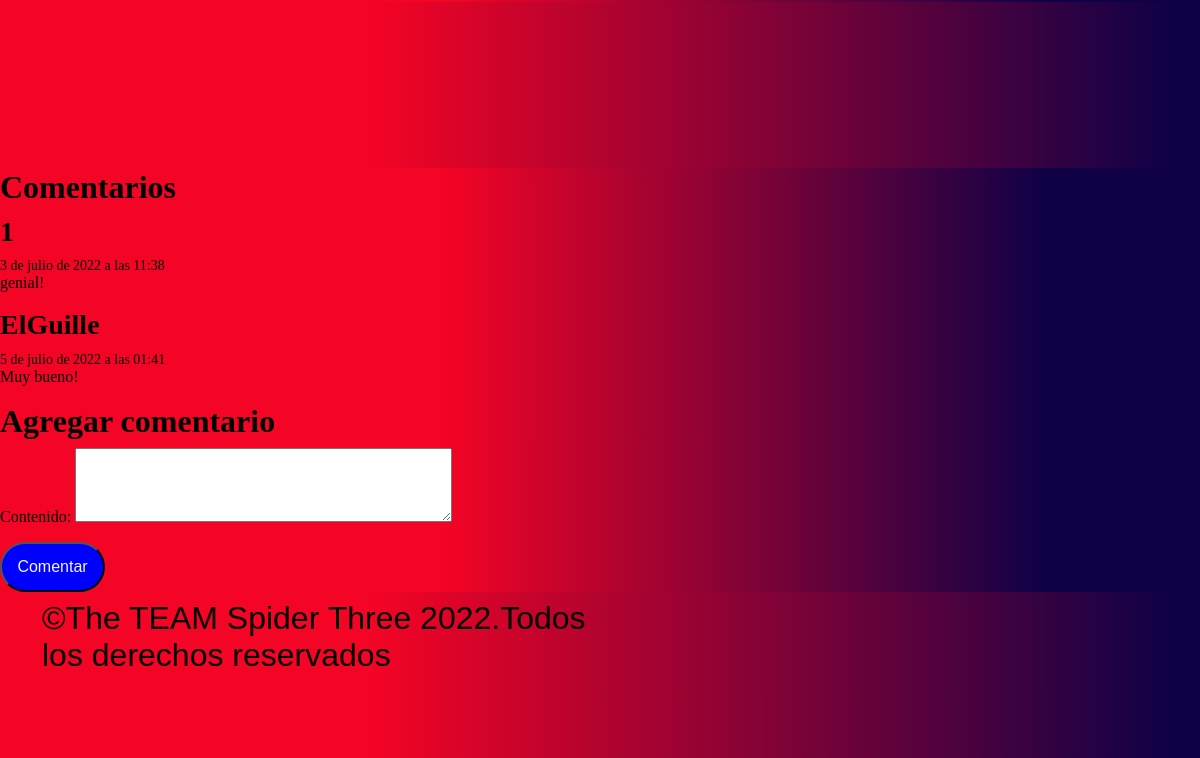
Before: /entrega_app/post_detail/1 (lower part) with the older database file.
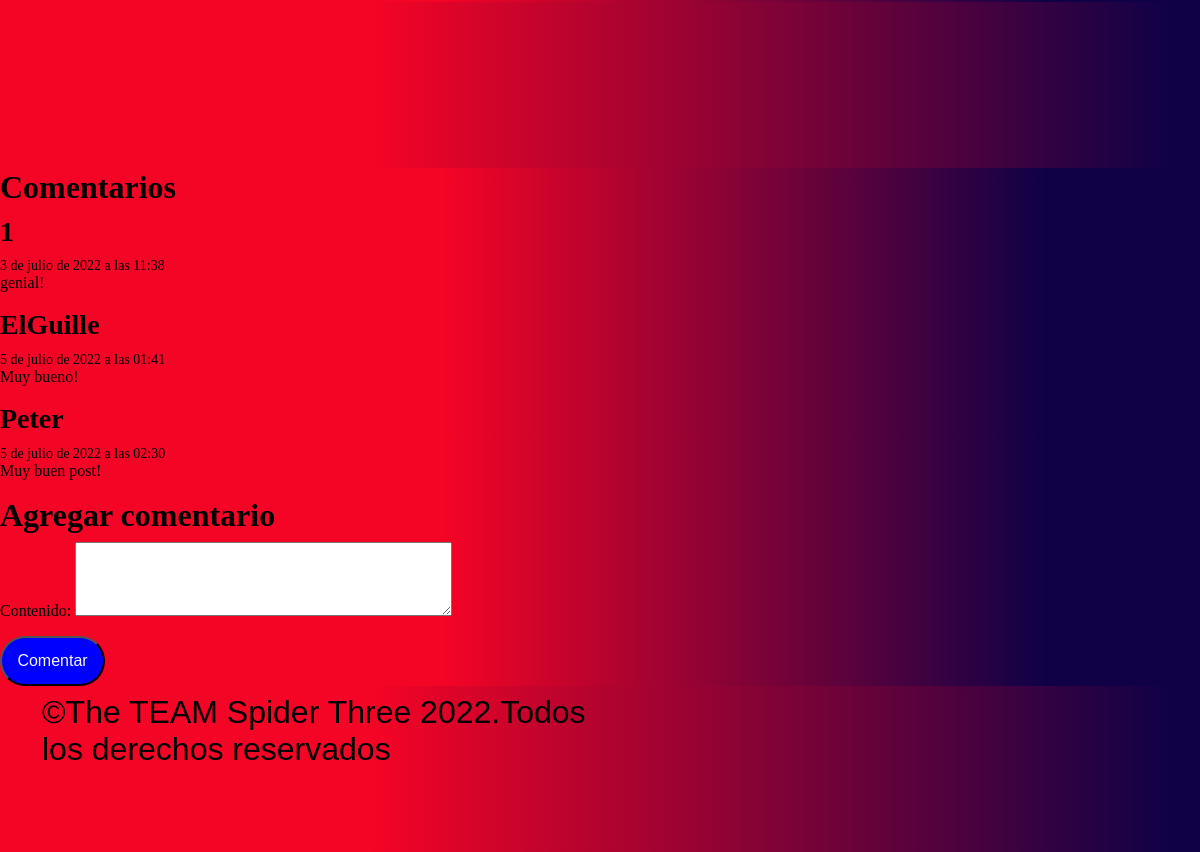
After: the same page with the newer database file.
### entrega_app/models.py (models this page shows, shortened)
class Comentario(models.Model):
    id_post = models.IntegerField(null=False)
    autor = models.CharField(max_length=60)
    email = models.EmailField()
    contenido = models.TextField(max_length=1500)
    fecha = models.DateTimeField(auto_now_add=True)

### entrega_app/views.py (the view, shortened to what this page needs)
# urls.py: path('post_detail/<int:id>', views.post_detail, name='post_detail'),
def post_detail(request , id):
    posts = Post.objects.get(id=id)
    comentarios = Comentario.objects.filter(id_post=id)
    form = ComentarioForm()
    datos = {'posts' : posts , 'form' : form, 'comentarios' : comentarios}
    return render(request, 'post_detail.html' , datos)

### entrega_app/forms.py
class ComentarioForm(forms.ModelForm):
    contenido = forms.CharField(widget = forms.Textarea(attrs=({'rows' : 4,}) ))
    class Meta:
        model = Comentario
        fields = ['contenido' ]

### entrega_app/templates/post_detail.html (shortened to what this page needs)
{% extends "Home.html" %}
{% load static %}
{% block contenido %}
<br>
     <div class="comentario block">
          <div class="container"></div>
               <h2>Comentarios</h2>
               {% for c in comentarios %}
               <h3 class="subtitle">{{c.autor}}</h3>
                <small>{{c.fecha}}</small>
                 <p>{{c.contenido}}</p>
              </div>
              {% endfor %}
   <div class="comentario">
        <h2>Agregar comentario</h2>
        <form action="" method="POST">
          {{form.as_p}}
          <button class="botonE" type="submit">Comentar</button>
      </form>
     </div>
{% endblock %}

Changed rows visible on the page:
added Comentario: autor "Peter", fecha "5 de julio de 2022 a las 02:30", contenido "Muy buen post!"
